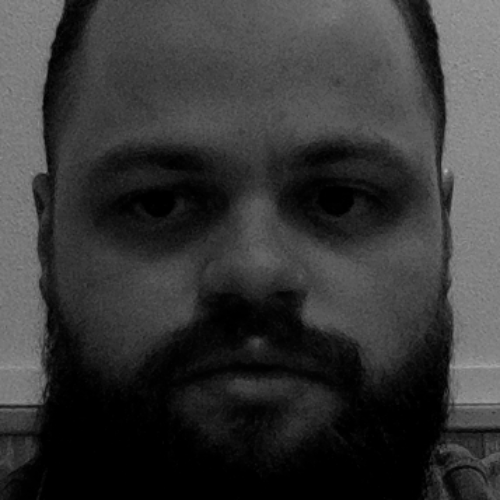
#> input picture l1201/dataset/sub/1.png, 500 x 500 px
$ python trained.py
#> lines starting #> are read from the running program, lines starting #| are printed output that depends on the picture; after the words box and inside, x2 and y2 are one past the last pixel; in counts of white or black regions, pixels touching at a corner belong together
import cv2
import numpy
import os

size = 4
face_file = 'haarcascade_frontalface_default.xml'
datasets = 'dataset'
images, labels, names, id = [], [], {}, 0

for subdirs, dirs, files in os.walk(datasets):
    for subdir in dirs:
        names[id] = subdir
        s_path = os.path.join(datasets, subdir)
        for filename in os.listdir(s_path):
            path = s_path + '/' + filename
            label = id
            images.append(cv2.imread(path, 0))
            labels.append(int(label))
        id += 1
#> id = 1
width, height = (500, 500)
images, labels = [numpy.array(lis) for lis in [images, labels]]

print(dir(cv2.face))
model = cv2.face.LBPHFaceRecognizer_create()
model.train(images, labels)

face_cascade = cv2.CascadeClassifier(face_file)
web_cam = cv2.VideoCapture(0)

while True:
    _, im = web_cam.read()
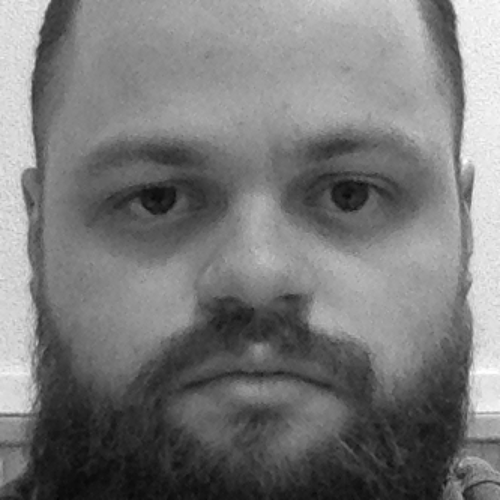
#> input picture l1201/dataset/sub/12.png, 500 x 500 px, given in place of the camera
#> im is the input picture: shape (500, 500, 3); min 4, max 255, mean 120.4
    gray = cv2.cvtColor(im, cv2.COLOR_BGR2GRAY)
    faces = face_cascade.detectMultiScale(gray, 1.3, 5)
    for (x, y, w, h) in faces:
        cv2.rectangle(im, (x, y), (x + w, y + h), (255, 0, 0), 4)
        face = gray[y:y + h, x:x + w]
        faces_resize = cv2.resize(face, (width, height))

        prediction = model.predict(faces_resize)
        cv2.rectangle(im, (x, y), (x + w, y + h), (0, 255, 0), 4)

        if prediction[1] < 500:
            cv2.putText(im, f'{names[prediction[0]]} | {prediction[1]}', (x-10, y-10),
                        cv2.FONT_HERSHEY_PLAIN, 1, (0, 255, 0))
        else:
            cv2.putText(im, 'not recognized', (x-10, y-10), cv2.FONT_HERSHEY_PLAIN, 1, (0, 255, 0))
#> this loop made 1 pass
#> pass 1, `face = gray[y:y + h, x:x + w]`:
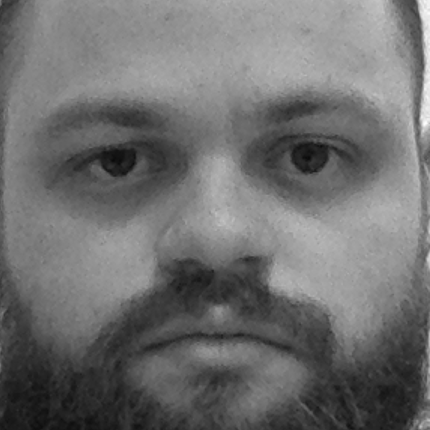
#> face: shape (430, 430); min 10, max 254, mean 110.9
#> after the loop:
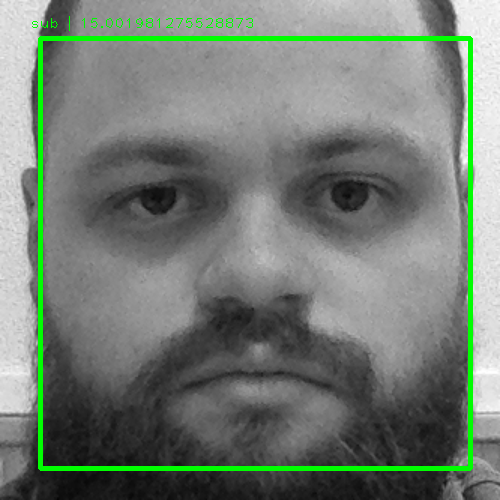
#> im: shape (500, 500, 3); 3.61% of pixels changed, all inside (x1, y1, x2, y2) = (32, 16, 473, 471)

    cv2.imshow('OpenCV', im)
    key = cv2.waitKey(10)
#> (key Esc is pressed here)
    cv2.destroyAllWindows()
    if key == 27:
        break

# pip install opencv-contrib-python
